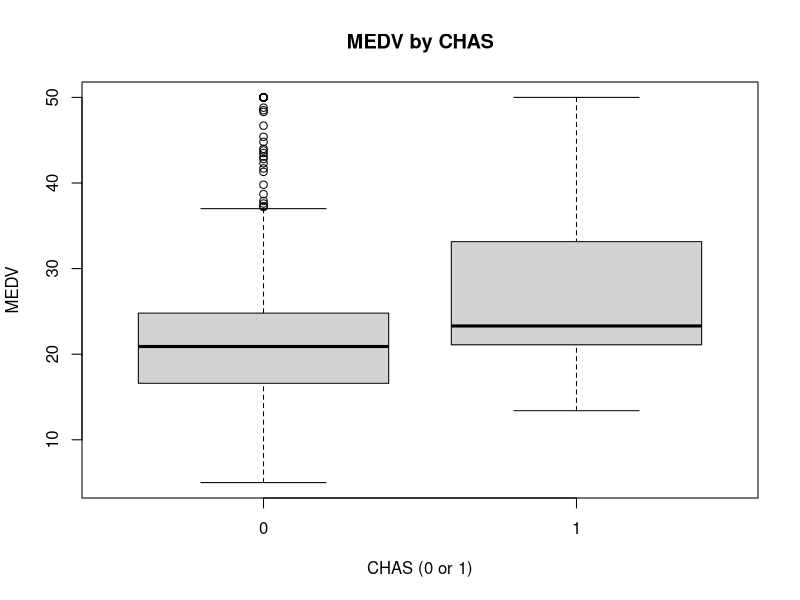
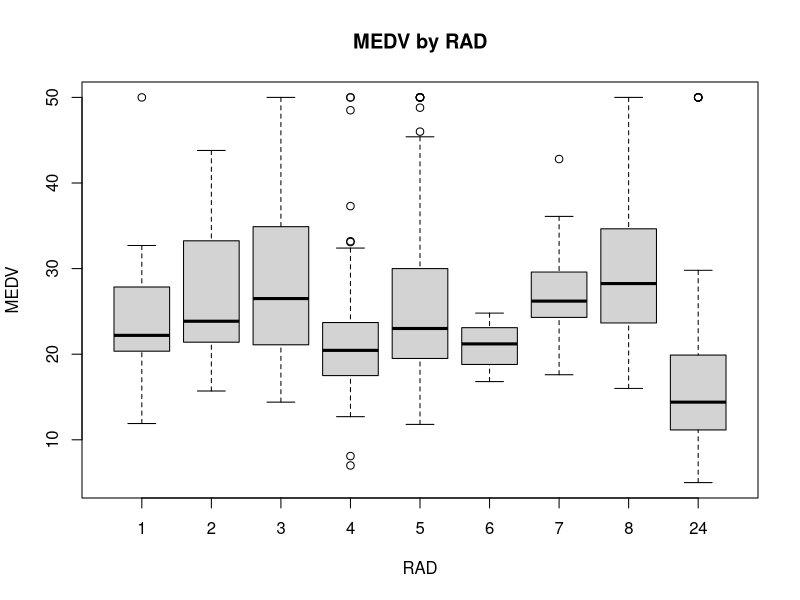
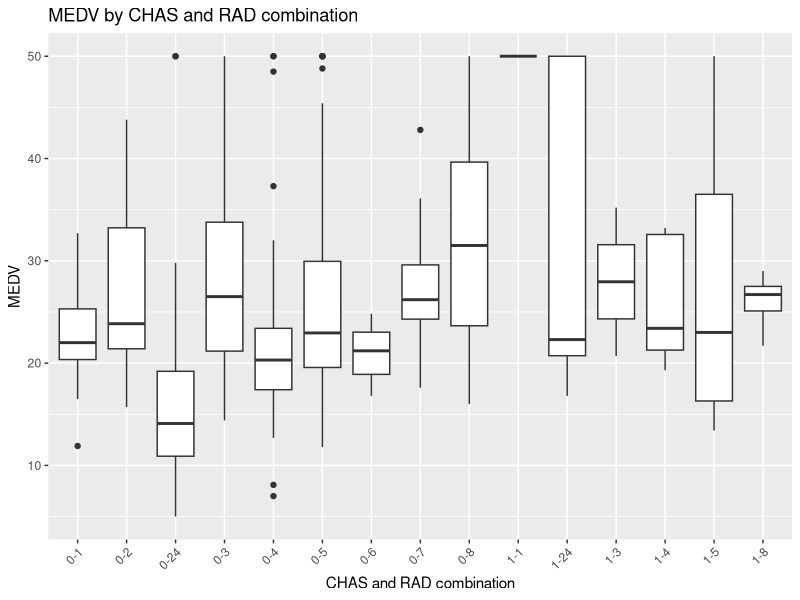
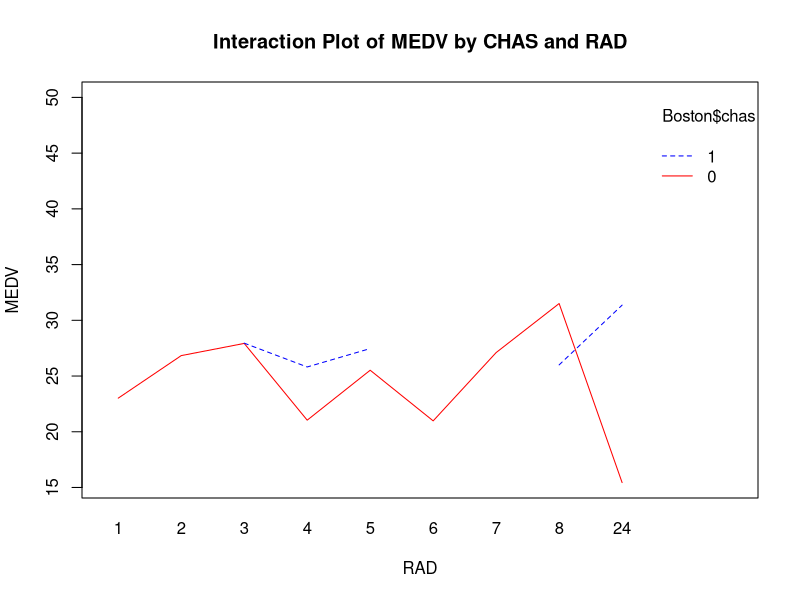
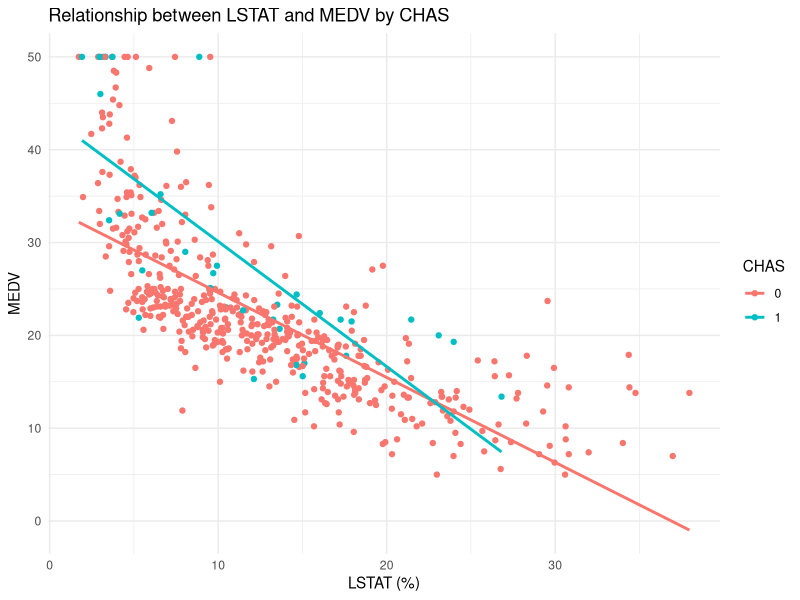
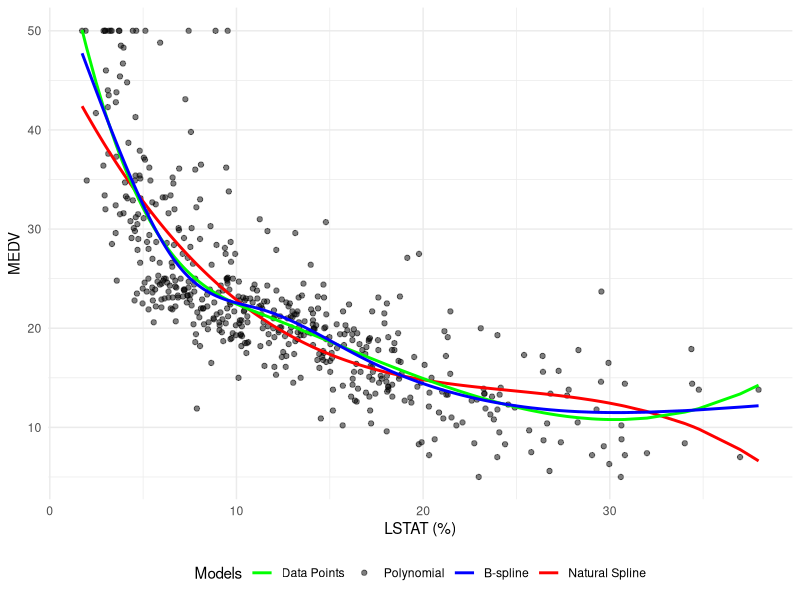

Reproduce these figures in R, in order.
## ---- chunk 1
library(MASS)
data(Boston)

boxplot(medv ~ chas, data = Boston, xlab = "CHAS (0 or 1)", ylab = "MEDV", main = "MEDV by CHAS")

## ---- chunk 2
model <- lm(medv ~ chas, data = Boston)
anova(model)

## ---- chunk 3
boxplot(medv ~ rad, data = Boston, xlab = "RAD", ylab = "MEDV", main = "MEDV by RAD")
## ---- chunk 4
model <- lm(medv ~ rad, data = Boston)
anova(model)
## ---- chunk 5
library(ggplot2)
Boston$chas_rad <- with(Boston, paste(chas, rad, sep = "-"))
Boston$chas_rad <- as.factor(Boston$chas_rad)

ggplot(Boston, aes(x = chas_rad, y = medv)) +
  geom_boxplot() +
  labs(x = "CHAS and RAD combination", y = "MEDV", title = "MEDV by CHAS and RAD combination") +
  theme(axis.text.x = element_text(angle = 45, hjust = 1))
## ---- chunk 6
interaction.plot(Boston$rad, Boston$chas, Boston$medv, 
                 xlab = "RAD", ylab = "MEDV", 
                 legend = TRUE, col = c("red", "blue"), 
                 lty = 1:2, pch = 18:19,
                 main = "Interaction Plot of MEDV by CHAS and RAD")
## ---- chunk 7
model_interaction <- lm(medv ~ chas * rad, data = Boston)
anova(model_interaction)
## ---- chunk 8
ggplot(Boston, aes(x = lstat, y = medv, color = factor(chas))) +
  geom_point() +
  geom_smooth(method = "lm", se = FALSE) +
  labs(color = "CHAS", x = "LSTAT (%)", y = "MEDV", title = "Relationship between LSTAT and MEDV by CHAS") +
  theme_minimal()
## ---- chunk 9
model <- lm(medv ~ lstat * chas, data = Boston)
summary(model)
anova(model)
## ---- chunk 10
model_poly <- lm(medv ~ lstat + I(lstat^2) + I(lstat^3), data = Boston)
summary(model_poly)
## ---- chunk 11
library(splines)


lstat_bs <- bs(Boston$lstat, degree = 3,df=4)
model_bs <- lm(medv ~ lstat_bs, data = Boston)

model_ns <- lm(medv ~ ns(lstat, df = 4), data = Boston)

## ---- chunk 12
Boston$poly_pred <- predict(model_poly, newdata = Boston)
Boston$bs_pred <- predict(model_bs, newdata = Boston)
Boston$ns_pred <- predict(model_ns, newdata = Boston)

p <- ggplot(Boston, aes(x = lstat)) +
  geom_point(aes(y = medv, color = "Data Points"), alpha = 0.5) +
  geom_line(aes(y = poly_pred, color = "Polynomial Fit"), size = 1) +
  geom_line(aes(y = bs_pred, color = "B-spline Fit"), size = 1) +
  geom_line(aes(y = ns_pred, color = "Natural Spline Fit"), size = 1)

p <- p + scale_color_manual(values = c("Data Points" = "black", 
                                       "Polynomial Fit" = "red", 
                                       "B-spline Fit" = "green", 
                                       "Natural Spline Fit" = "blue"),
                            name = "Models",
                            labels = c("Data Points", "Polynomial", "B-spline", "Natural Spline"))

p + labs(x = "LSTAT (%)", y = "MEDV") +
  theme_minimal() +
  theme(legend.position = "bottom")


